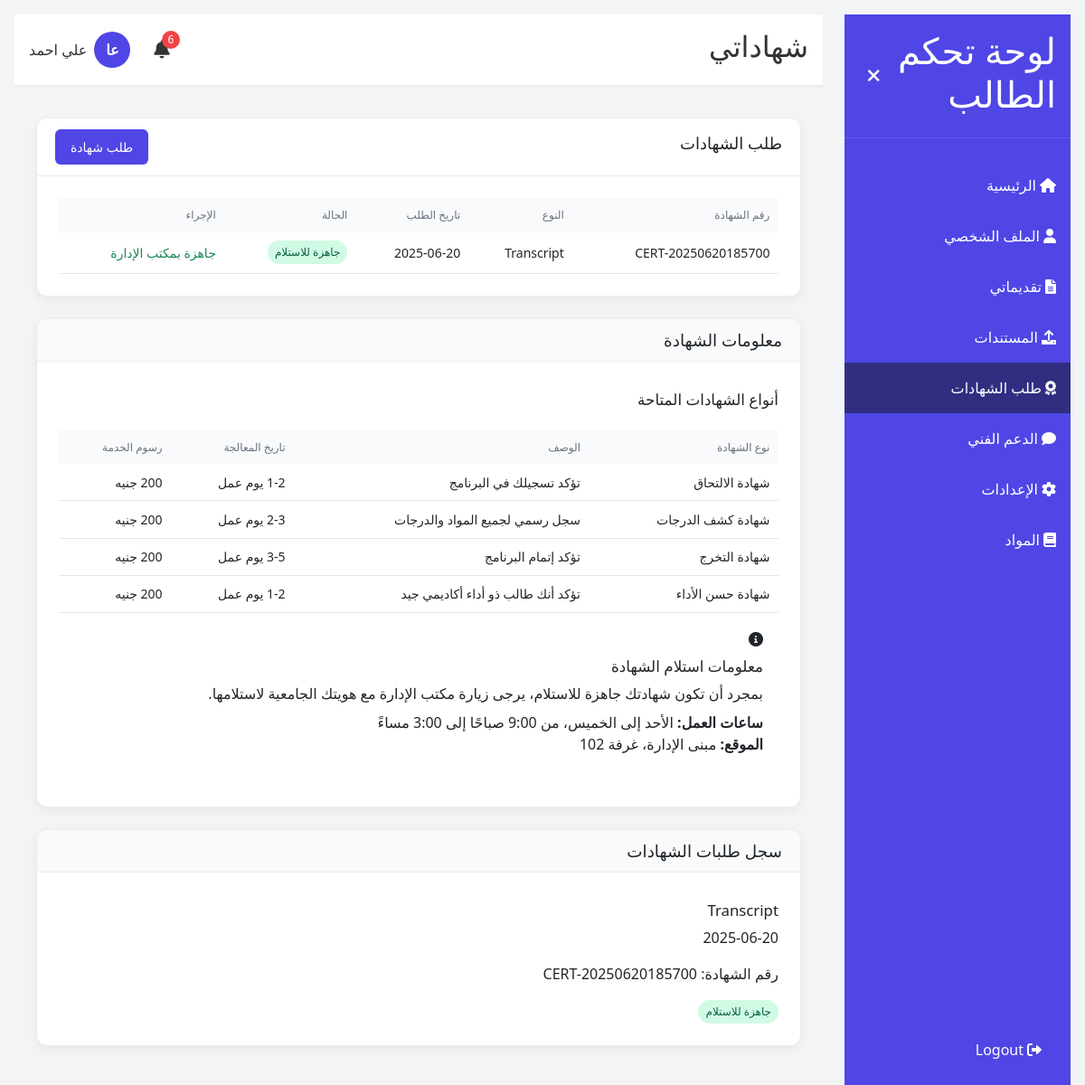
Page /student/certificates (signed in) on the committed database.
### models.py (models this page shows, shortened)
class User(db.Model, UserMixin):
    __tablename__ = 'user'
    id = db.Column(db.Integer, primary_key=True)
    email = db.Column(db.String(120), unique=True, nullable=False)
    password_hash = db.Column(db.String(256), nullable=False)
    full_name = db.Column(db.String(120), nullable=False)
    role = db.Column(db.String(20), default='student')
    created_at = db.Column(db.DateTime, default=lambda: datetime.now(UTC))
    phone = db.Column(db.String(20))
    nationality = db.Column(db.String(50))
    education = db.Column(db.String(100))
    gender = db.Column(db.String(10))
    military_status = db.Column(db.String(20))
    is_verified = db.Column(db.Boolean, default=False, nullable=False)
    applications = db.relationship('Application', back_populates='user', lazy=True)
    documents = db.relationship('Document', back_populates='user', lazy=True)
    certificates = db.relationship('Certificate', back_populates='user', lazy=True)
    tickets = db.relationship('Ticket', back_populates='user', lazy=True)
    notifications = db.relationship('Notification', back_populates='user', lazy=True)
    enrollments = db.relationship('CourseEnrollment', back_populates='student', lazy=True)
    payments = db.relationship('Payment', back_populates='user', lazy=True)
    projects = db.relationship('Project', back_populates='user', lazy=True)
    def is_admin(self):
        return self.role == 'admin'

class Certificate(db.Model):
    __tablename__ = 'certificates'
    id = db.Column(db.Integer, primary_key=True)
    cert_id = db.Column(db.String(50), unique=True)
    user_id = db.Column(db.Integer, db.ForeignKey('user.id'), nullable=False)
    type = db.Column(db.String(100), nullable=False)
    purpose = db.Column(db.Text)
    copies = db.Column(db.Integer, default=1)
    status = db.Column(db.String(50), default='Pending Payment')
    request_date = db.Column(db.DateTime, default=lambda: datetime.now(UTC))
    user = db.relationship('User', back_populates='certificates')

### run.py (the view)
@app.route('/student/certificates')
@login_required
def student_certificates():
    if current_user.is_admin():
        return redirect(url_for('admin_dashboard'))
    certificates = Certificate.query.filter_by(user_id=current_user.id).all()
    return render_template('student/certificates.html', certificates=certificates)

### run.py (called while the page is built)
@login_manager.user_loader
def load_user(user_id):
    return User.query.get(int(user_id))

@app.template_filter('initials')
def initials_filter(name):
    if not name:
        return "UN" # Keep initials logic as is
    parts = name.split()
    if len(parts) == 1:
        return parts[0][0].upper()
    else:
        return (parts[0][0] + parts[-1][0]).upper()

@app.template_filter('slice')
def slice_filter(iterable, start, end=None):
    if end is None:
        return iterable[start:]
    return iterable[start:end]

@app.context_processor
def inject_now():
    return {'now': datetime.now(UTC)}

@app.context_processor
def utility_processor():
    return {
        'now': datetime.now(UTC),
        's3_url': s3_url_filter  # --- S3 INTEGRATION: Make s3_url function available globally in templates
    }

### templates/student/certificates.html (shortened to what this page needs)
{% extends "student_layout.html" %}
{% block page_title %}شهاداتي{% endblock %}
{% block main_content %}
<div class="card document-card">
    <div class="card-header-with-actions">
        <h3>طلب الشهادات</h3>
        <a href="{{ url_for('student_request_certificate') }}" class="btn primary">طلب شهادة</a>
    </div>
    <div class="card-body">
        {% if certificates %}
            <div class="table-container">
                <table class="full-width-table">
                    <thead>
                        <tr>
                            <th>رقم الشهادة</th>
                            <th>النوع</th>
                            <th>تاريخ الطلب</th>
                            <th>الحالة</th>
                            <th>الإجراء</th>
                        </tr>
                    </thead>
                    <tbody>
                        {% for certificate in certificates|sort(attribute='request_date', reverse=true) %}
                            <tr>
                                <td>{{ certificate.cert_id }}</td>
                                <td>{{ certificate.type }}</td>
                                <td>{{ certificate.request_date.strftime('%Y-%m-%d') }}</td>
                                <td>
                                    <span class="status-badge
                                        {% if certificate.status == 'بانتظار الدفع' %}yellow
                                        {% elif certificate.status == 'قيد التجهيز' %}blue
                                        {% elif certificate.status == 'جاهزة للاستلام' %}green
                                        {% endif %}">
                                        {{ certificate.status }}
                                    </span>
                                </td>
                                <td>
                                    {% if certificate.status == 'بانتظار الدفع' %}
                                        <a href="{{ url_for('student_certificate_payment', cert_id=certificate.id) }}" class="btn primary btn-sm">
                                            دفع الرسوم
                                        </a>
                                    {% elif certificate.status == 'قيد التجهيز' %}
                                        <span class="text-muted">قيد التجهيز</span>
                                    {% elif certificate.status == 'جاهزة للاستلام' %}
                                        <span class="text-success">جاهزة بمكتب الإدارة</span>
                                    {% endif %}
                                </td>
                            </tr>
                        {% endfor %}
                    </tbody>
                </table>
            </div>
        {% else %}
            <div class="text-center py-10">
                <p class="text-muted mb-4">لم تقم بطلب أي شهادة بعد</p>
                <a href="{{ url_for('student_request_certificate') }}" class="btn primary">طلب شهادة</a>
            </div>
        {% endif %}
    </div>
</div>
<div class="card document-card mt-6">
    <div class="card-header">
        <h3>معلومات الشهادة</h3>
    </div>
    <div class="card-body">
        <h4 class="mb-4">أنواع الشهادات المتاحة</h4>
        <div class="table-container">
            <table class="full-width-table">
                <thead>
                    <tr>
                        <th>نوع الشهادة</th>
                        <th>الوصف</th>
                        <th>تاريخ المعالجة</th>
                        <th>رسوم الخدمة</th>
                    </tr>
                </thead>
                <tbody>
                    <tr>
                        <td>شهادة الالتحاق</td>
                        <td>تؤكد تسجيلك في البرنامج</td>
                        <td>1-2 يوم عمل</td>
                        <td>200 جنيه</td>
                    </tr>
                    <tr>
                        <td>شهادة كشف الدرجات</td>
                        <td>سجل رسمي لجميع المواد والدرجات</td>
                        <td>2-3 يوم عمل</td>
                        <td>200 جنيه</td>
                    </tr>
                    <tr>
                        <td>شهادة التخرج</td>
                        <td>تؤكد إتمام البرنامج</td>
                        <td>3-5 يوم عمل</td>
                        <td>200 جنيه</td>
                    </tr>
                    <tr>
                        <td>شهادة حسن الأداء</td>
                        <td>تؤكد أنك طالب ذو أداء أكاديمي جيد</td>
                        <td>1-2 يوم عمل</td>
                        <td>200 جنيه</td>
                    </tr>
                </tbody>
            </table>
        </div>
        <div class="alert info mt-6">
            <i class="fas fa-info-circle"></i>
            <div>
                <h4>معلومات استلام الشهادة</h4>
                <p>بمجرد أن تكون شهادتك جاهزة للاستلام، يرجى زيارة مكتب الإدارة مع هويتك الجامعية لاستلامها.</p>
                <p class="mt-2"><strong>ساعات العمل:</strong> الأحد إلى الخميس، من 9:00 صباحًا إلى 3:00 مساءً</p>
                <p><strong>الموقع:</strong> مبنى الإدارة، غرفة 102</p>
            </div>
        </div>
    </div>
</div>
{% if certificates %}
<div class="card document-card mt-6">
    <div class="card-header">
        <h3>سجل طلبات الشهادات</h3>
    </div>
    <div class="card-body">
        <div class="timeline">
            {% for certificate in certificates|sort(attribute='request_date', reverse=true)|slice(0, 5) %}
                <div class="timeline-item">
                    <div class="timeline-content">
                        <h4 class="timeline-title">{{ certificate.type }}</h4>
                        <p class="timeline-date">{{ certificate.request_date.strftime('%Y-%m-%d') }}</p>
                        <p>رقم الشهادة: {{ certificate.cert_id }}</p>
                        <span class="status-badge
                            {% if certificate.status == 'بانتظار الدفع' %}yellow
                            {% elif certificate.status == 'قيد التجهيز' %}blue
                            {% elif certificate.status == 'جاهزة للاستلام' %}green
                            {% endif %}">
                            {{ certificate.status }}
                        </span>
                    </div>
                </div>
            {% endfor %}
        </div>
    </div>
</div>
{% endif %}
{% endblock %}

### templates/student_layout.html (shortened to what this page needs)
{% extends "base.html" %}
{% block content %}
<div class="dashboard-container">
    <div id="sidebar" class="sidebar">
        <div class="sidebar-header">
            <h1 id="sidebar-title">لوحة تحكم الطالب </h1>
            <button id="toggle-sidebar" class="btn-icon">
                <i class="fas fa-times"></i>
            </button>
        </div>
        <nav class="sidebar-nav">
            <a href="{{ url_for('student_dashboard') }}" class="nav-item {% if request.endpoint == 'student_dashboard' %}active{% endif %}">
                <i class="fas fa-home"></i>
                <span class="nav-text">الرئيسية</span>
            </a>
            <a href="{{ url_for('student_profile') }}" class="nav-item {% if request.endpoint == 'student_profile' %}active{% endif %}">
                <i class="fas fa-user"></i>
                <span class="nav-text">الملف الشخصي</span>
            </a>
            <a href="{{ url_for('student_applications') }}" class="nav-item {% if request.endpoint == 'student_applications' or request.endpoint == 'student_new_application' %}active{% endif %}">
                <i class="fas fa-file-alt"></i>
                <span class="nav-text">تقديماتي </span>
            </a>
            <a href="{{ url_for('student_documents') }}" class="nav-item {% if request.endpoint == 'student_documents' or request.endpoint == 'student_upload_document' %}active{% endif %}">
                <i class="fas fa-upload"></i>
                <span class="nav-text">المستندات</span>
            </a>
            <a href="{{ url_for('student_certificates') }}" class="nav-item {% if request.endpoint == 'student_certificates' or request.endpoint == 'student_request_certificate' %}active{% endif %}">
                <i class="fas fa-award"></i>
                <span class="nav-text">طلب الشهادات</span>
            </a>
            <a href="{{ url_for('student_support') }}" class="nav-item {% if request.endpoint == 'student_support' or request.endpoint == 'student_new_ticket' or request.endpoint == 'student_ticket_detail' %}active{% endif %}">
                <i class="fas fa-comment"></i>
                <span class="nav-text">الدعم الفني</span>
            </a>
            <a href="{{ url_for('student_settings') }}" class="nav-item {% if request.endpoint == 'student_settings' %}active{% endif %}">
                <i class="fas fa-cog"></i>
                <span class="nav-text">الإعدادات</span>
            </a>
            <a href="{{ url_for('student_courses') }}" class="nav-item {% if request.endpoint == 'student_courses' %}active{% endif %}">
                <i class="fas fa-book"></i>
                <span class="nav-text">المواد </span>
            </a>
        </nav>
        <div class="logout-container">
            <a href="{{ url_for('logout') }}" class="nav-item">
                <i class="fas fa-sign-out-alt"></i>
                <span class="nav-text">Logout</span>
            </a>
        </div>
    </div>
    <div class="main-content">
        <header class="header">
            <div class="header-content">
                <h2 id="page-title">{% block page_title %}Dashboard{% endblock %}</h2>
                <div class="header-actions">
                    <div class="notification-container">
                        <button id="notification-btn" class="btn-icon">
                            <i class="fas fa-bell"></i>
                            {% set unread_notifications = current_user.notifications|selectattr('read', 'equalto', false)|list %}
                            {% if unread_notifications %}
                                <span id="notification-badge" class="notification-badge">{{ unread_notifications|length }}</span>
                            {% endif %}
                        </button>
                    </div>
                    <div class="user-container">
                        <div class="avatar">
                            {{ current_user.full_name|initials }}
                        </div>
                        <span id="user-name" class="user-name">{{ current_user.full_name }}</span>
                    </div>
                </div>
            </div>
        </header>
        <main class="content">
            {% block main_content %}{% endblock %}
        </main>
    </div>
</div>
{% endblock %}
{% block styles %}
<link rel="stylesheet" href="{{ url_for('static', filename='css/student-styles.css') }}">
{% endblock %}

### static/css/student-styles.css (style rules this page uses)
.dashboard-container { display: flex; gap: 1.5rem; flex-wrap: wrap; padding: 1rem; }
.card { height: 100%; margin-bottom: 1.5rem; border-radius: 12px; border: none; box-shadow: 0 4px 12px rgba(0,0,0,0.08); display: flex; flex-direction: column; }
.card-body { height: auto; max-height: none; overflow-y: visible; padding: 1.5rem; flex-grow: 1; }

### templates/student_layout.html (style rules this page uses)
:root { --sidebar-bg-color: #4f46e5; --sidebar-profile-bg: #4338ca; --sidebar-text-color: #ffffff; --sidebar-active-link-bg: #312e81; --gpa-badge-bg: #22c55e; --gpa-badge-text: #ffffff; --main-bg-color: #f3f4f6; --card-bg-color: #ffffff; --card-shadow: 0 4px 12px rgba(0, 0, 0, 0.08); --border-radius-md: 12px; --border-radius-lg: 16px; }
.dashboard-container { background-color: var(--main-bg-color); }
.sidebar { background-color: var(--sidebar-bg-color); }
.main-content .header { background-color: var(--card-bg-color); box-shadow: 0 2px 4px rgba(0,0,0,0.05); }
.main-content .content { padding: 1.5rem; }
.content .card { border-radius: var(--border-radius-md); border: none; box-shadow: var(--card-shadow); overflow: hidden; }
.card-header { background-color: #f9fafb; }

### templates/student/certificates.html (style rules this page uses)
.main-content .document-card { margin-top: 0.75rem; margin-bottom: 1.5rem; border-radius: 12px; box-shadow: 0 4px 12px rgba(0,0,0,0.05); border: 1px solid #e9ecef; height: auto; }
.main-content .document-card .card-header, .main-content .document-card .card-header-with-actions { padding: 0.75rem 1.25rem; min-height: unset; border-bottom: 1px solid #e9ecef; display: flex; justify-content: space-between; align-items: center; }
.main-content .document-card .card-header h3 { margin-bottom: 0; font-size: 1.15rem; }
.main-content .document-card .card-body { padding: 1rem 1.25rem; height: auto !important; max-height: none !important; overflow-y: visible !important; }
.main-content .document-card .card-body h4 { font-size: 1.05rem; margin-top: 0.5rem; margin-bottom: 0.5rem; }
.main-content .document-card .table-container { margin-bottom: 0; }
.main-content .document-card .full-width-table th, .main-content .document-card .full-width-table td { padding: 0.6rem; vertical-align: middle; }

### rows in the picture
User: full_name|initials "عا", full_name "علي احمد"
Certificate: cert_id "CERT-20250620185700", type "Transcript", request_date "2025-06-20", status "جاهزة للاستلام", shows "جاهزة بمكتب الإدارة"

### other values in the picture
{{ unread_notifications|length }} "6"
